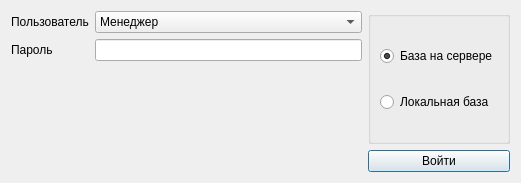
<?xml version="1.0" encoding="UTF-8"?>
<ui version="4.0">
 <class>login</class>
 <widget class="QDialog" name="login">
  <property name="geometry">
   <rect>
    <x>0</x>
    <y>0</y>
    <width>521</width>
    <height>183</height>
   </rect>
  </property>
  <property name="windowTitle">
   <string>Dialog</string>
  </property>
  <layout class="QGridLayout" name="gridLayout">
   <item row="0" column="0">
    <layout class="QFormLayout" name="formLayout">
     <item row="0" column="0">
      <widget class="QLabel" name="label">
       <property name="text">
        <string>Пользователь</string>
       </property>
      </widget>
     </item>
     <item row="0" column="1">
      <widget class="QComboBox" name="comboBox">
       <item>
        <property name="text">
         <string>Менеджер</string>
        </property>
       </item>
       <item>
        <property name="text">
         <string>Администратор</string>
        </property>
       </item>
      </widget>
     </item>
     <item row="1" column="0">
      <widget class="QLabel" name="label_2">
       <property name="text">
        <string>Пароль</string>
       </property>
      </widget>
     </item>
     <item row="1" column="1">
      <widget class="QLineEdit" name="lineEdit">
       <property name="echoMode">
        <enum>QLineEdit::Password</enum>
       </property>
      </widget>
     </item>
     <item row="2" column="0" colspan="2">
      <widget class="QLabel" name="label_3">
       <property name="text">
        <string/>
       </property>
       <property name="alignment">
        <set>Qt::AlignCenter</set>
       </property>
      </widget>
     </item>
    </layout>
   </item>
   <item row="0" column="1">
    <widget class="QGroupBox" name="groupBox">
     <property name="title">
      <string/>
     </property>
     <layout class="QVBoxLayout" name="verticalLayout">
      <item>
       <widget class="QRadioButton" name="radioButton_2">
        <property name="text">
         <string>База на сервере</string>
        </property>
        <property name="checked">
         <bool>true</bool>
        </property>
       </widget>
      </item>
      <item>
       <widget class="QRadioButton" name="radioButton">
        <property name="text">
         <string>Локальная база</string>
        </property>
       </widget>
      </item>
     </layout>
    </widget>
   </item>
   <item row="1" column="1">
    <widget class="QPushButton" name="pushButton">
     <property name="text">
      <string>Войти</string>
     </property>
    </widget>
   </item>
  </layout>
 </widget>
 <resources/>
 <connections/>
</ui>
